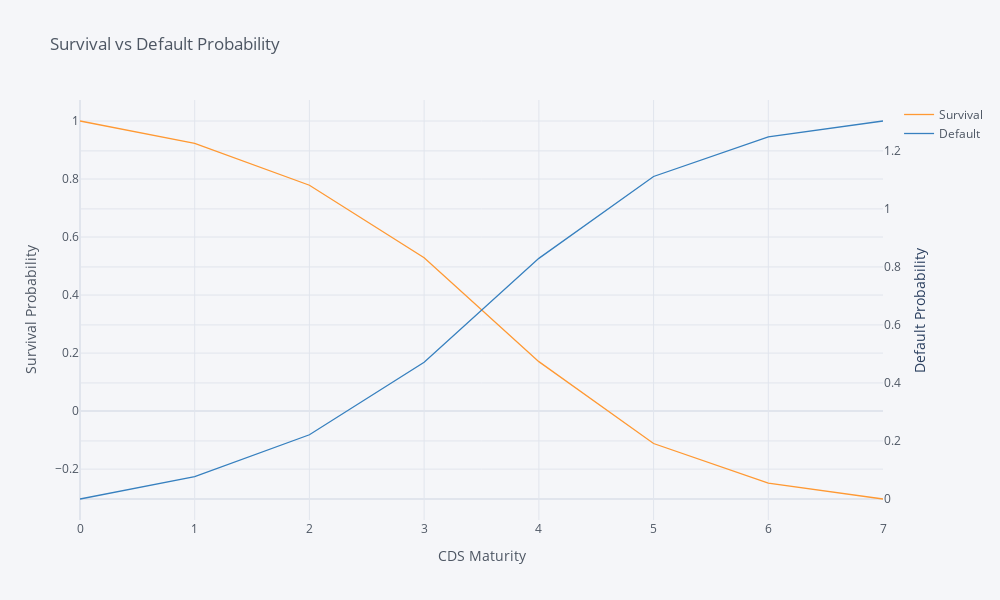

Notebook code for this chart:
### Code cell
CCMO = get_survival_probability(df.Maturity,df.Df,df.CCMO,0.10,plot_prob=True)

### Figure 1 — Plotly figure (JSON) as saved in the notebook; plotly's stock layout.template omitted (floating-point values rounded to 4 significant figures)
{"data": [{"line": {"color": "rgba(255, 153, 51, 1.0)", "dash": "solid", "shape": "linear", "width": 1.3}, "mode": "lines", "name": "Survival", "text": "", "type": "scatter", "x": [0, 1, 2, 3, 4, 5, 6, 7], "y": [1, 0.923, 0.7786, 0.5289, 0.1705, -0.1118, -0.2486, -0.3031]}, {"line": {"color": "rgba(55, 128, 191, 1.0)", "dash": "solid", "shape": "linear", "width": 1.3}, "mode": "lines", "name": "Default", "text": "", "type": "scatter", "x": [0, 1, 2, 3, 4, 5, 6, 7], "xaxis": "x", "y": [0, 0.07702, 0.2214, 0.4711, 0.8295, 1.112, 1.249, 1.303], "yaxis": "y2"}], "layout": {"height": 600, "legend": {"bgcolor": "#F5F6F9", "font": {"color": "#4D5663"}}, "paper_bgcolor": "#F5F6F9", "plot_bgcolor": "#F5F6F9", "title": {"font": {"color": "#4D5663"}, "text": "Survival vs Default Probability"}, "width": 1000, "xaxis": {"autorange": true, "gridcolor": "#E1E5ED", "range": [0, 7], "showgrid": true, "tickfont": {"color": "#4D5663"}, "title": {"font": {"color": "#4D5663"}, "text": "CDS Maturity"}, "type": "linear", "zerolinecolor": "#E1E5ED"}, "yaxis": {"autorange": true, "gridcolor": "#E1E5ED", "range": [-0.3755, 1.072], "showgrid": true, "tickfont": {"color": "#4D5663"}, "title": {"font": {"color": "#4D5663"}, "text": "Survival Probability"}, "type": "linear", "zerolinecolor": "#E1E5ED"}, "yaxis2": {"anchor": "x", "autorange": true, "gridcolor": "#E1E5ED", "overlaying": "y", "range": [-0.07239, 1.375], "showgrid": true, "side": "right", "tickfont": {"color": "#4D5663"}, "title": {"text": "Default Probability"}, "type": "linear", "zerolinecolor": "#E1E5ED"}}}
